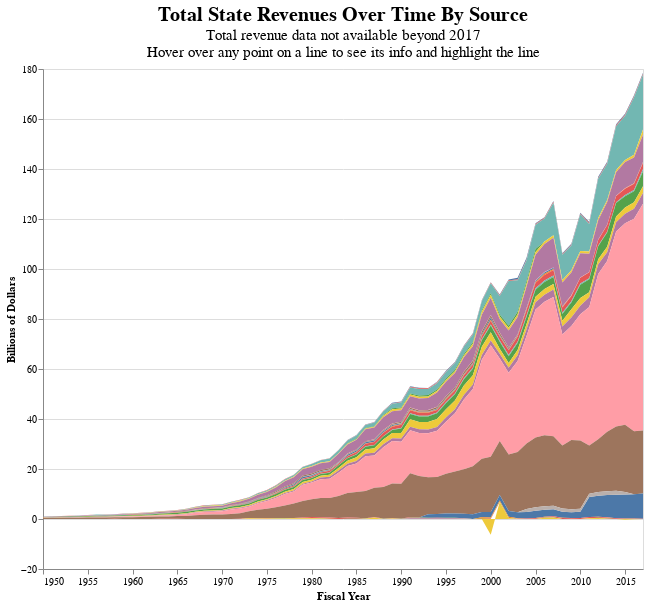

Notebook source saved alongside this figure:
### Code cell
# Group by 'Fiscal Year' and 'Department' and calculate the total 'Amount'
rev_grouped = totalrevenues.groupby(['Fiscal Year', 'Source','Year'])['Amount'].sum().reset_index()

rev_grouped['yaxis'] = rev_grouped['Amount']/1000000000

data2 = alt.Data(values=rev_grouped.to_dict(orient='records'))


revenueschart = alt.Chart(data2).mark_area().encode(
    x=alt.X('Fiscal Year:T', axis=alt.Axis(grid=False)),
    y=alt.Y('yaxis:Q', title="Billions of Dollars", stack='zero'),  # Use 'stack="zero"' for non-normalized
    color=alt.Color('Source:N', legend = None),
    tooltip=[alt.Tooltip('Source:N', title='Source'),
            alt.Tooltip('Year:O', title='Year'),  # Changed 'Fiscal Year:T' to 'Year:O'
            alt.Tooltip('Amount:Q', title='Amount', format='$,.2f')]
).properties(
        title = alt.TitleParams(
            text= ("Total State Revenues Over Time By Source"),
            subtitle= ("Total revenue data not available beyond 2017",
                       "Hover over any point on a line to see its info and highlight the line"),
            fontSize = 20,
            subtitleFontSize= 15),
    width=600,
    height=500,)

revenueschart

### Figure 1 — Vega-Lite specification as saved in the notebook (floating-point values rounded to 4 significant figures; data arrays with more than 128 entries replaced by an {"elided": "..."} marker saying what was removed)
{"usermeta": {"embedOptions": {"theme": "fivethirtyeight"}}, "config": {"view": {"continuousWidth": 400, "continuousHeight": 300}}, "data": {"values": {"elided": "1716 records"}}, "mark": "area", "encoding": {"color": {"field": "Source", "legend": null, "type": "nominal"}, "tooltip": [{"field": "Source", "title": "Source", "type": "nominal"}, {"field": "Year", "title": "Year", "type": "ordinal"}, {"field": "Amount", "format": "$,.2f", "title": "Amount", "type": "quantitative"}], "x": {"axis": {"grid": false}, "field": "Fiscal Year", "type": "temporal"}, "y": {"field": "yaxis", "stack": "zero", "title": "Billions of Dollars", "type": "quantitative"}}, "height": 500, "title": {"text": "Total State Revenues Over Time By Source", "fontSize": 20, "subtitle": ["Total revenue data not available beyond 2017", "Hover over any point on a line to see its info and highlight the line"], "subtitleFontSize": 15}, "width": 600, "$schema": "https://vega.github.io/schema/vega-lite/v4.17.0.json"}
